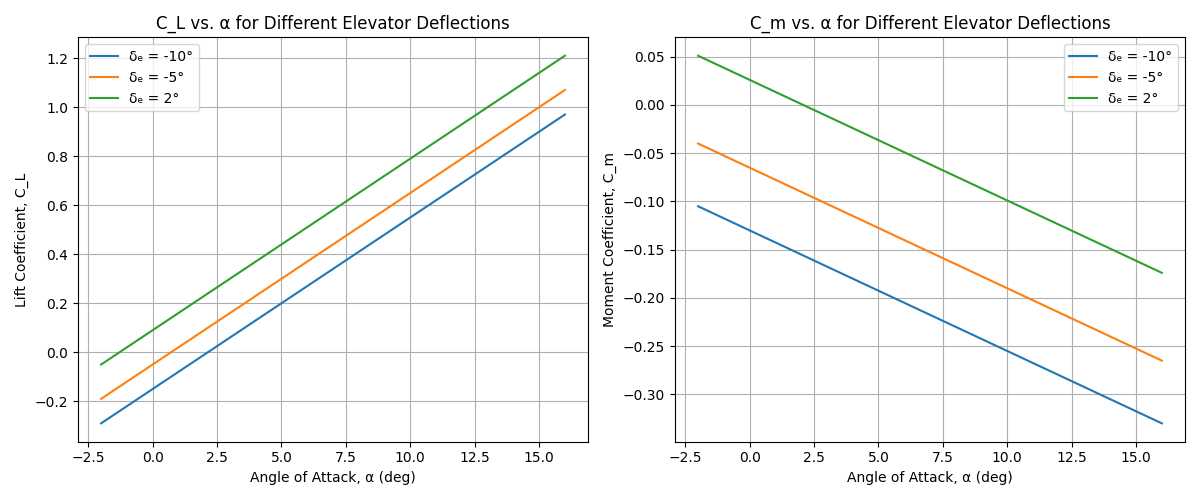

The Python source for this figure:
import numpy as np
import matplotlib.pyplot as plt

# Aerodynamic parameters (assumed from previous discussion)
C_L0 = 0.05
C_L_alpha = 0.07        # per degree
C_L_delta_e = 0.02      # per degree

C_m0 = 0.0
C_m_alpha = -0.0125     # per degree
C_m_delta_e = 0.013     # per degree

alpha_ref = 0.0         # reference angle (degrees)

# Define the range of angle of attack (in degrees)
alpha_deg = np.linspace(-2, 16, 200)

# Elevator deflection values (in degrees)
delta_e_list = np.array([-10, -5, 2])

# Create the plots
plt.figure(figsize=(12, 5))

# Plot Lift Coefficient (C_L) vs. Angle of Attack (alpha)
plt.subplot(1, 2, 1)
for delta_e in delta_e_list:
    # Compute C_L using the linear model
    CL = C_L0 + C_L_alpha*(alpha_deg - alpha_ref) + C_L_delta_e*delta_e
    plt.plot(alpha_deg, CL, label=f'δₑ = {delta_e}°')
plt.xlabel('Angle of Attack, α (deg)')
plt.ylabel('Lift Coefficient, C_L')
plt.title('C_L vs. α for Different Elevator Deflections')
plt.legend()
plt.grid(True)

# Plot Moment Coefficient (C_m) vs. Angle of Attack (alpha)
plt.subplot(1, 2, 2)
for delta_e in delta_e_list:
    # Compute C_m using the linear model
    Cm = C_m0 + C_m_alpha*(alpha_deg - alpha_ref) + C_m_delta_e*delta_e
    plt.plot(alpha_deg, Cm, label=f'δₑ = {delta_e}°')
plt.xlabel('Angle of Attack, α (deg)')
plt.ylabel('Moment Coefficient, C_m')
plt.title('C_m vs. α for Different Elevator Deflections')
plt.legend()
plt.grid(True)

plt.tight_layout()
plt.savefig('4_1.png')
plt.show()

plt.show()
